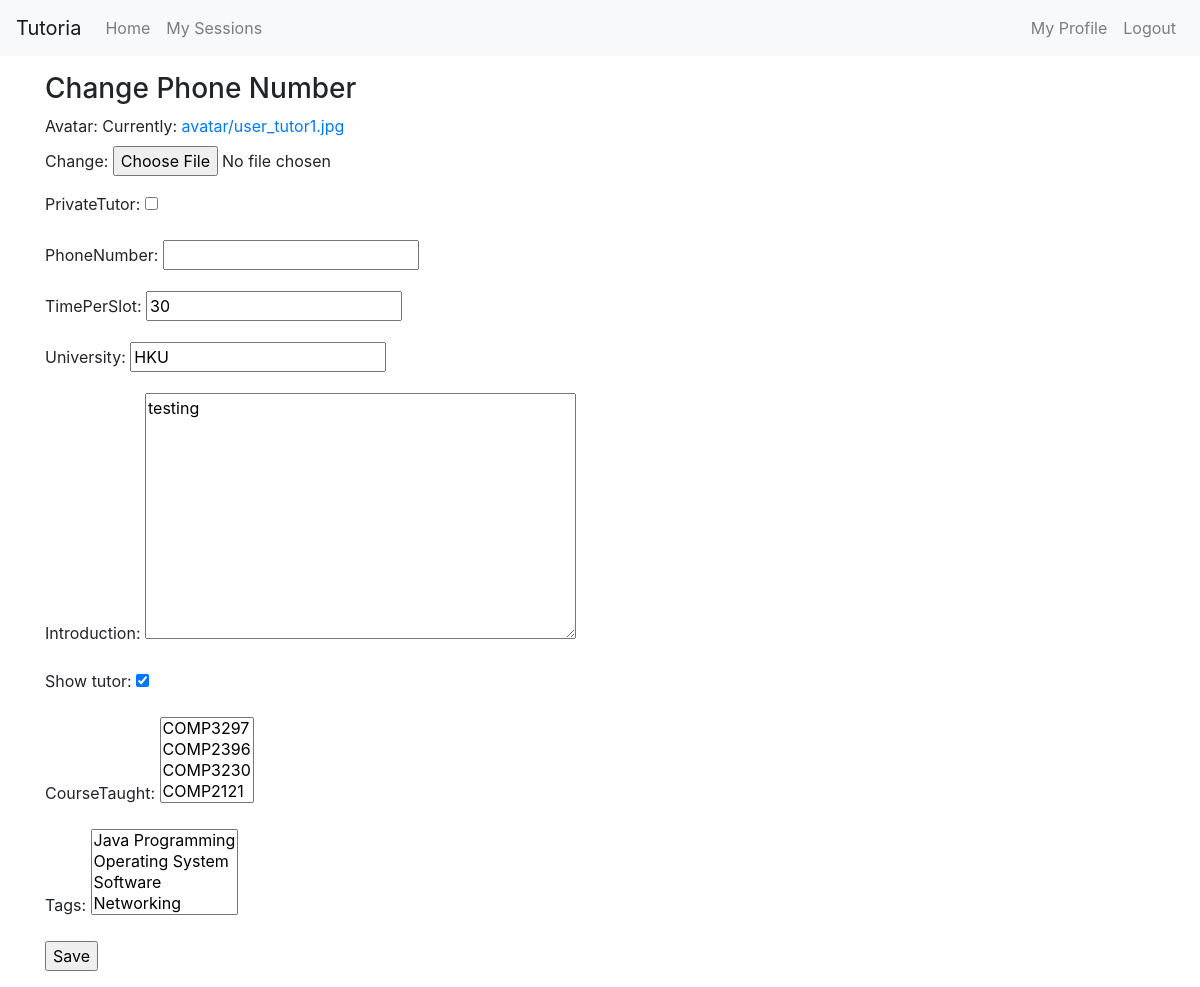
/tutors/myprofile/changephonenumber/ (signed in), run on an earlier commit of the app's database.
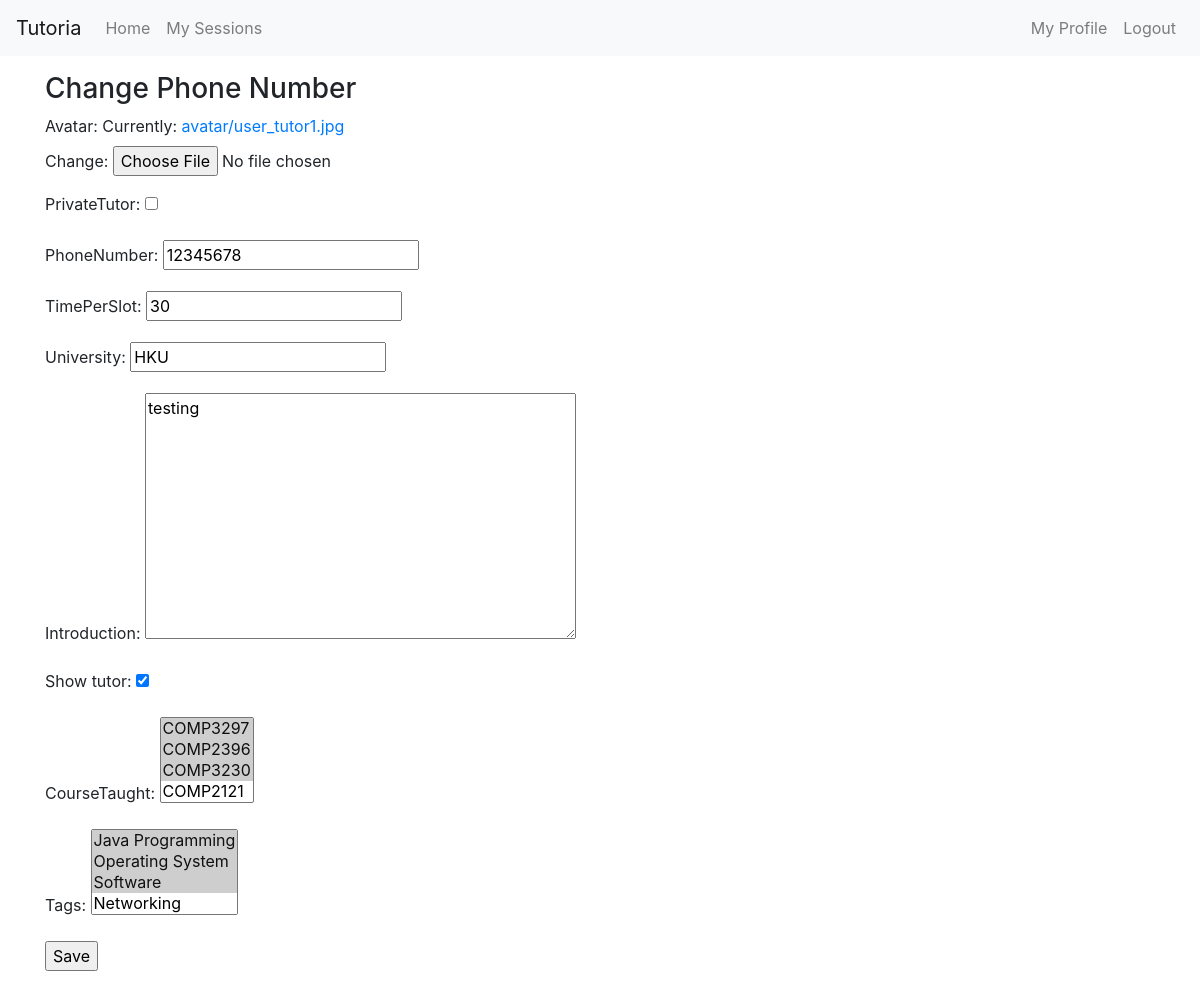
And on a later commit of the database.
### tutors/models.py (models this page shows, shortened)
class Tutor(models.Model):
    tutor = models.OneToOneField(User, on_delete=models.CASCADE) #extends User class
    privateTutor = models.BooleanField(default=False)
    timePerSlot = models.PositiveIntegerField(default=60)
    university = models.CharField(max_length=50, blank=True)
    phoneNumber = models.CharField(max_length=8, blank=True)
    avatar = models.ImageField(upload_to=user_directory_path)
    introduction = models.TextField(max_length=100, blank=True)
    hourlyRate = models.PositiveIntegerField(default=0)
    wallet = models.PositiveIntegerField(default=0)
    rating = models.PositiveIntegerField(default=0)
    rate_time = models.PositiveIntegerField(default=0)
    show_tutor = models.BooleanField(default=True, blank=True)
    courseTaught = models.ManyToManyField(Course)
    tags = models.ManyToManyField(Tag)

### tutors/views.py (the view)
class ChangePhoneNumber(SuccessMessageMixin,UpdateView):
    model = Tutor
    fields = ['avatar','privateTutor','phoneNumber', 'timePerSlot','university', 'introduction','show_tutor','courseTaught','tags']
    template_name = 'changeTutorPhoneNumber.html'
    template_name_suffix = '_update_form'
    success_message = 'Successfully saved!!!!'
    def get_object(self, **kwargs):
        return Tutor.objects.get(tutor__username=self.request.user.username)

### Tutoria/context_processors.py (called while the page is built)
def base_template_name_context_processor(request):
    base_template_name = 'base.html'
    if request.user.is_authenticated():
        if Tutor.objects.filter(tutor=request.user):
            base_template_name = 'base_tutor.html'
    return {
        'base_template_name': base_template_name,
    }

### tutors/models.py (called while the page is built)
    def __str__(self):
        return self.course_code

    def __str__(self):
        return self.tag_name

### tutors/templates/changeTutorPhoneNumber.html
{% extends base_template_name %}
{% block content %}
  <h3>Change Phone Number</h3>
  <form action="" method="post" enctype="multipart/form-data">{% csrf_token %}
      {{ form.as_p }}
      <p> <input type="submit" value="Save" /> </p>
  </form>
{% endblock %}

### templates/base_tutor.html (shortened to what this page needs)
{% load bootstrap4 %}
{% bootstrap_css %}
<html>
<head>
</head>
<body>
  <nav class="navbar sticky-top navbar-expand-lg navbar-light bg-light">
  <a class="navbar-brand" href="{% url 'index_tutor' %}">Tutoria</a>
  <div class="collapse navbar-collapse" id="navbarTogglerDemo03">
    <ul class="navbar-nav mr-auto mt-2 mt-md-0">
      <li class="nav-item">
        <a class="nav-link" href="{% url 'index_tutor' %}">Home</a>
      </li>
        <a class="nav-link" href="{% url 'tutors:tutor_sessions' %}">My Sessions</a>
    </ul>
    <ul class="navbar-nav my-2 my-lg-0">
      {% if user.is_authenticated %}
        <li class="nav-item">
          <a class="nav-link" href="{% url 'tutors:myprofile' %}">My Profile</a>
        </li>
        <li class="nav-item">
          <a class="nav-link" href="{% url 'logout' %}">Logout</a>
        </li>
      {% else %}
        <a class="nav-link" href="{% url 'login' %}">Login</a>
        <a class="nav-link" href="{% url 'signup' %}">Sign Up</a>
      {% endif %}
    </ul>
  </div>
</nav>
  <div class="content container">
    {% block content %}
    {% endblock %}
  </div>
</body>
</html>

What changed in the data, as far as the page shows it:
changed Tutor "HKU": phoneNumber (not shown) → "12345678"
Also different on the page:
form field courseTaught: "COMP3297 / COMP2396 / COMP3230 / COMP2121" → "COMP3297 ☑ / COMP2396 ☑ / COMP3230 ☑ / COMP2121"
form field tags: "Java Programming / Operating System / Software / Networking" → "Java Programming ☑ / Operating System ☑ / Software ☑ / Networking"
